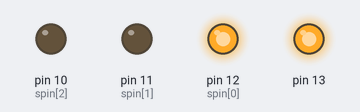
Simulated run of this sketch. Board: Arduino Uno, built with avr-gcc and run on an emulated ATmega328P. On the bench: output pins drawn as LEDs (lit = HIGH).

Above: at 0.2 s.
At 1.2 s:
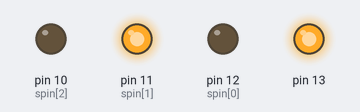
At 1.7 s:
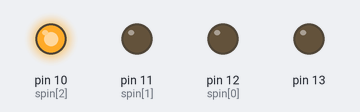
At 2.2 s:
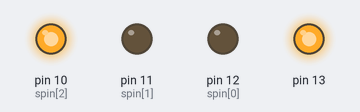
At 3.7 s:
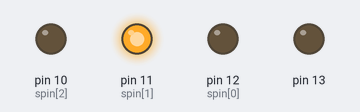
At 5.7 s:
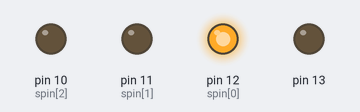
Timing chart, 0 to 6.9 s (numbered marks = the images above):
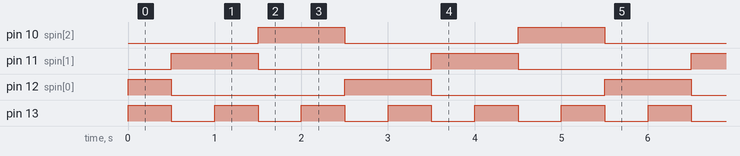

Measured:
- by itself, pin 10 (spin[2]), pin 11 (spin[1]), pin 12 (spin[0]): alternates HIGH for 1.0 s and LOW for 2.0 s
- by itself, pin 13: alternates HIGH for 0.50 s and LOW for 0.50 s
- by itself, everything shown: repeats every 3.0 s, in 6 steps

The sketch:

led-rgb.ino
```cpp
unsigned const short int spin[]={12,11,10};
unsigned const short int size = 3;
unsigned short int current;

void setup()
{

  pinMode(13,OUTPUT);
  digitalWrite(13,LOW);

  for(current = 0; current<size; current++)
  {
    pinMode(spin[current],OUTPUT);
    digitalWrite(spin[current],LOW);
  }
  current = 0;
  digitalWrite(spin[current],HIGH);

}

void loop()
{
  digitalWrite(13,HIGH);
  delay(500);
  digitalWrite(13,LOW);

  digitalWrite(spin[current],LOW);
  current++;
  if(current == size)current = 0;
  digitalWrite(spin[current],HIGH);

  delay(500);
}
```
